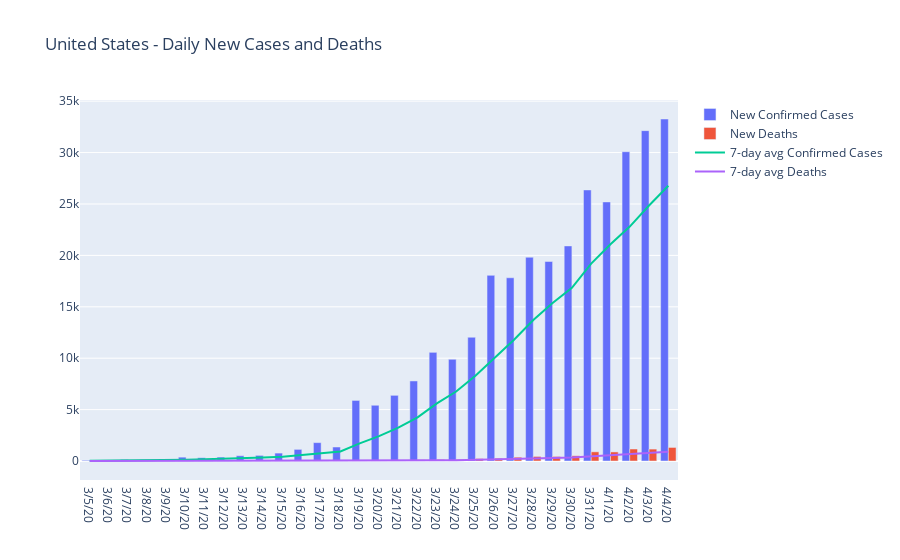

This figure's notebook cell:
### Code cell
dfUSConfirmedDailyNew = dfUSConfirmed.diff(axis=1)
dfUSDeathsDailyNew = dfUSDeaths.diff(axis=1)

dfUSConfirmed7dayMA = dfUSConfirmedDailyNew.rolling(window=7, axis=1).mean()
dfUSDeaths7dayMA = dfUSDeathsDailyNew.rolling(window=7, axis=1).mean()

trace1 = go.Bar(
    x = dfUSConfirmedDailyNew.columns[-MONTH_DAYS:],
    y = dfUSConfirmedDailyNew.iloc[0][-MONTH_DAYS:], name = 'New Confirmed Cases')

trace2 = go.Bar(
    x = dfUSDeathsDailyNew.columns[-MONTH_DAYS:],
    y = dfUSDeathsDailyNew.iloc[0][-MONTH_DAYS:], name = 'New Deaths')

trace3 = go.Scatter(
    x = dfUSConfirmed7dayMA.columns[-MONTH_DAYS:],
    y = dfUSConfirmed7dayMA.iloc[0][-MONTH_DAYS:], name = '7-day avg Confirmed Cases')

trace4 = go.Scatter(
    x = dfUSDeaths7dayMA.columns[-MONTH_DAYS:],
    y = dfUSDeaths7dayMA.iloc[0][-MONTH_DAYS:], name = '7-day avg Deaths')

data = [trace1, trace2, trace3, trace4]
layout = dict(title = 'United States - Daily New Cases and Deaths')

py.iplot(dict(data=data, layout=layout))
pd.concat([dfUSConfirmedDailyNew, dfUSDeathsDailyNew]).style.format(IntegerFormatter)

### Figure 1 — Plotly figure (JSON) as saved in the notebook; plotly's stock layout.template omitted (floating-point values rounded to 4 significant figures)
{"data": [{"name": "New Confirmed Cases", "type": "bar", "x": ["3/5/20", "3/6/20", "3/7/20", "3/8/20", "3/9/20", "3/10/20", "3/11/20", "3/12/20", "3/13/20", "3/14/20", "3/15/20", "3/16/20", "3/17/20", "3/18/20", "3/19/20", "3/20/20", "3/21/20", "3/22/20", "3/23/20", "3/24/20", "3/25/20", "3/26/20", "3/27/20", "3/28/20", "3/29/20", "3/30/20", "3/31/20", "4/1/20", "4/2/20", "4/3/20", "4/4/20"], "y": [68, 45, 140, 116, 65, 376, 322, 382, 516, 548, 772, 1133, 1789, 1362, 5894, 5423, 6389, 7787, 10571, 9893, 12038, 18058, 17821, 19821, 19408, 20921, 26365, 25200, 30081, 32133, 33264]}, {"name": "New Deaths", "type": "bar", "x": ["3/5/20", "3/6/20", "3/7/20", "3/8/20", "3/9/20", "3/10/20", "3/11/20", "3/12/20", "3/13/20", "3/14/20", "3/15/20", "3/16/20", "3/17/20", "3/18/20", "3/19/20", "3/20/20", "3/21/20", "3/22/20", "3/23/20", "3/24/20", "3/25/20", "3/26/20", "3/27/20", "3/28/20", "3/29/20", "3/30/20", "3/31/20", "4/1/20", "4/2/20", "4/3/20", "4/4/20"], "y": [1, 2, 3, 4, 1, 6, 8, 4, 7, 7, 9, 22, 23, 10, 82, 44, 63, 110, 140, 149, 236, 267, 372, 445, 441, 511, 895, 884, 1169, 1161, 1320]}, {"name": "7-day avg Confirmed Cases", "type": "scatter", "x": ["3/5/20", "3/6/20", "3/7/20", "3/8/20", "3/9/20", "3/10/20", "3/11/20", "3/12/20", "3/13/20", "3/14/20", "3/15/20", "3/16/20", "3/17/20", "3/18/20", "3/19/20", "3/20/20", "3/21/20", "3/22/20", "3/23/20", "3/24/20", "3/25/20", "3/26/20", "3/27/20", "3/28/20", "3/29/20", "3/30/20", "3/31/20", "4/1/20", "4/2/20", "4/3/20", "4/4/20"], "y": [22.71, 28.86, 47.71, 63.43, 69.29, 120.1, 161.7, 206.6, 273.9, 332.1, 425.9, 578.4, 780.3, 928.9, 1716.0, 2417.0, 3252.0, 4254.0, 5602.0, 6760.0, 8285, 10020.0, 11790.0, 13710.0, 15370.0, 16850.0, 19200.0, 21080.0, 22800.0, 24847, 26770.0]}, {"name": "7-day avg Deaths", "type": "scatter", "x": ["3/5/20", "3/6/20", "3/7/20", "3/8/20", "3/9/20", "3/10/20", "3/11/20", "3/12/20", "3/13/20", "3/14/20", "3/15/20", "3/16/20", "3/17/20", "3/18/20", "3/19/20", "3/20/20", "3/21/20", "3/22/20", "3/23/20", "3/24/20", "3/25/20", "3/26/20", "3/27/20", "3/28/20", "3/29/20", "3/30/20", "3/31/20", "4/1/20", "4/2/20", "4/3/20", "4/4/20"], "y": [1.714, 2, 2.286, 2.857, 2.286, 3, 3.571, 4, 4.714, 5.286, 6, 9, 11.43, 11.71, 22.86, 28.14, 36.14, 50.57, 67.43, 85.43, 117.7, 144.1, 191, 245.6, 292.9, 345.9, 452.4, 545, 673.9, 786.6, 911.6]}], "layout": {"title": {"text": "United States - Daily New Cases and Deaths"}}}
